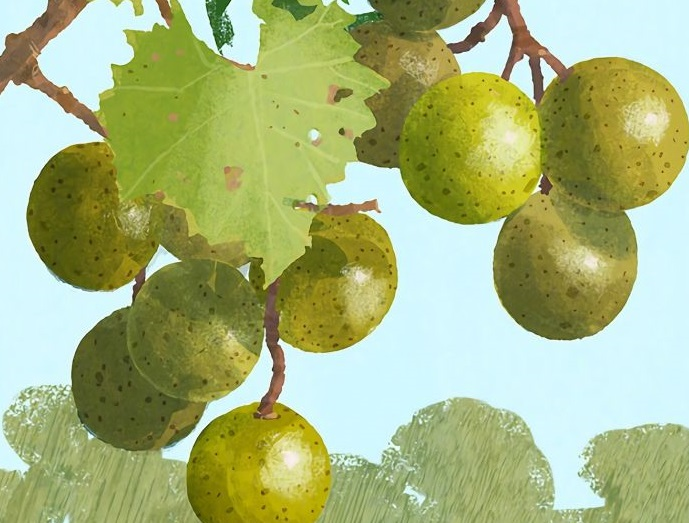
#> input picture First_week/Trackbar/4.jpg, 689 x 523 px, found by its file name
$ python TrackBar.py
#> lines starting #> are read from the running program, lines starting #| are printed output that depends on the picture; after the words box and inside, x2 and y2 are one past the last pixel; in counts of white or black regions, pixels touching at a corner belong together
import cv2
import numpy as np

pre_image = None
def on_Trackbar():
    global pre_image
    param = cv2.getTrackbarPos('threshold_circle', 'after')
    min_radium = cv2.getTrackbarPos('min_radium', 'after')
    circles = cv2.HoughCircles(img2, cv2.HOUGH_GRADIENT, 1, 0.1,
                               param1=150, param2=param, minRadius=min_radium, maxRadius=200)
    if not circles is None:
        circles = np.uint16(np.around(circles))
        img_copy = np.copy(img)

        for i in circles[0]:
            cv2.circle(img_copy, (i[0], i[1]), i[2], (0, 255, 0), 1)
            cv2.circle(img_copy, (i[0], i[1]), 2, (0, 0, 255), 3)

        cv2.imshow("after", img_copy)
        pre_image = img_copy

    else:
        cv2.imshow("after", pre_image)


# read the image
img = cv2.imread('D:/pictures/4.jpg')
#> img is the input picture: shape (523, 689, 3); mean B, G, R 125.6, 180.7, 166.7
cv2.imshow('before', img)

# pretreatment
gray_img = cv2.cvtColor(img, cv2.COLOR_BGR2GRAY)
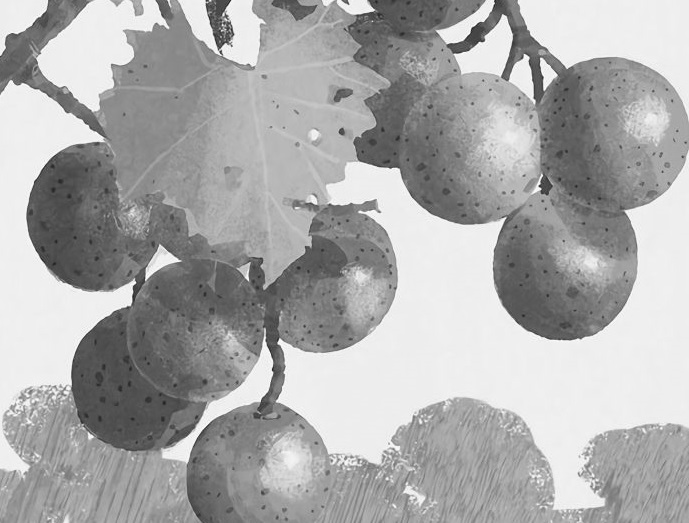
#> gray_img: shape (523, 689); min 31, max 254, mean 170.2

# define structure element
kernel = cv2.getStructuringElement(cv2.MORPH_RECT, (5, 5))
opened = cv2.morphologyEx(gray_img, cv2.MORPH_OPEN, kernel)
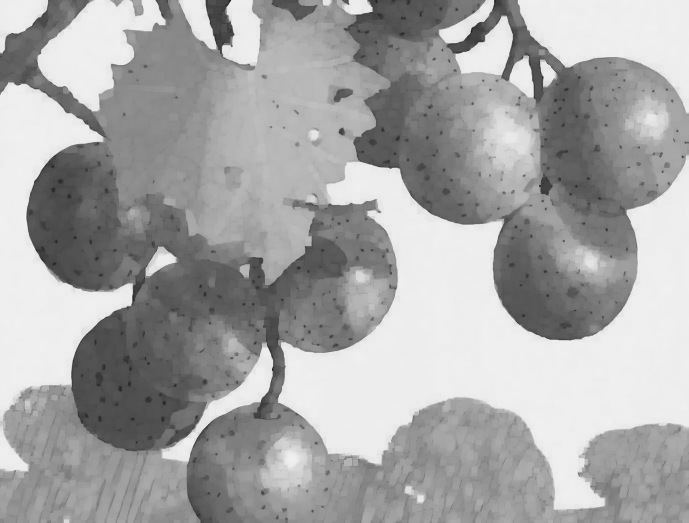
#> opened: shape (523, 689); min 31, max 240, mean 165.8
closed = cv2.morphologyEx(opened, cv2.MORPH_CLOSE, kernel)

img2 = cv2.medianBlur(closed, 5)

# creatTrackbar , use simple callback function
cv2.namedWindow('after', 1)
cv2.createTrackbar('threshold_circle', 'after', 30, 150, on_Trackbar)
cv2.createTrackbar('min_radium', 'after', 30,200, on_Trackbar)

while (1):
    on_Trackbar()
#> in on_Trackbar, `circles = cv2.HoughCircles(img2, cv2.HOUGH_GRADIENT, 1, 0.1, param1=15..`: circles = 22 rows, first 8: [609.5, 134.5, 79], [610.5, 135.5, 79], [608.5, 135.5, 79.2], [100.5, 213.5, 74.5], [612.5, 133.5, 76.9], [607.5, 133.5, 81], [610.5, 131.5, 79.8], [315.5, 274.5, 81.7]
#> in on_Trackbar, `circles = np.uint16(np.around(circles))`: circles = 22 rows, first 8: [610, 134, 79], [610, 136, 79], [608, 136, 79], [100, 214, 74], [612, 134, 77], [608, 134, 81], [610, 132, 80], [316, 274, 82]
#> the loop in on_Trackbar, `for i in circles[0]:` made 22 passes
#> i on passes 1 to 12: [610, 134, 79], [610, 136, 79], [608, 136, 79], [100, 214, 74], [612, 134, 77], [608, 134, 81], [610, 132, 80], [316, 274, 82], [468, 152, 71], [140, 372, 78], [470, 154, 71], [560, 272, 66]
#> after the loop in on_Trackbar, `for i in circles[0]:`:
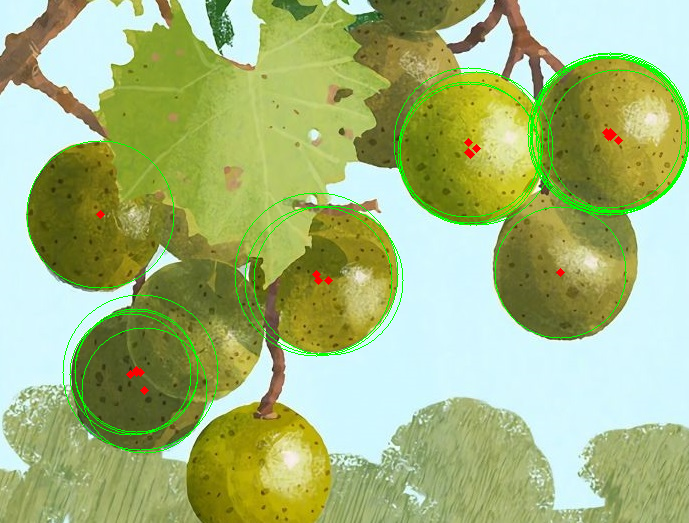
#> img_copy: shape (523, 689, 3); 2.36% of pixels changed, all inside (x1, y1, x2, y2) = (26, 52, 689, 454)
    cv2.waitKey(1)

cv2.destroyAllWindows()
